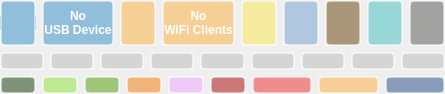
     <widget class="QWidget" name="menuWidget" native="true">
      <property name="enabled">
       <bool>true</bool>
      </property>
      <property name="sizePolicy">
       <sizepolicy hsizetype="Expanding" vsizetype="Expanding">
        <horstretch>0</horstretch>
        <verstretch>0</verstretch>
       </sizepolicy>
      </property>
      <property name="maximumSize">
       <size>
        <width>0</width>
        <height>0</height>
       </size>
      </property>
      <property name="styleSheet">
       <string notr="true">outline: none;</string>
      </property>
      <layout class="QGridLayout" name="gridLayout_TileArea">
       <property name="leftMargin">
        <number>0</number>
       </property>
       <property name="topMargin">
        <number>0</number>
       </property>
       <property name="rightMargin">
        <number>0</number>
       </property>
       <property name="bottomMargin">
        <number>0</number>
       </property>
       <item row="0" column="0" colspan="2">
        <layout class="QHBoxLayout" name="Layout_Sliderselect">
         <item>
          <widget class="QWidget" name="AAUSBWidget" native="true">
           <property name="sizePolicy">
            <sizepolicy hsizetype="Expanding" vsizetype="Expanding">
             <horstretch>0</horstretch>
             <verstretch>0</verstretch>
            </sizepolicy>
           </property>
           <layout class="QHBoxLayout" name="Layout">
            <property name="leftMargin">
             <number>0</number>
            </property>
            <property name="topMargin">
             <number>0</number>
            </property>
            <property name="rightMargin">
             <number>0</number>
            </property>
            <property name="bottomMargin">
             <number>0</number>
            </property>
            <item>
             <widget class="QWidget" name="ButtonAndroidAuto" native="true">
              <property name="sizePolicy">
               <sizepolicy hsizetype="Expanding" vsizetype="Expanding">
                <horstretch>0</horstretch>
                <verstretch>0</verstretch>
               </sizepolicy>
              </property>
              <layout class="QVBoxLayout" name="verticalLayout_16">
               <property name="spacing">
                <number>0</number>
               </property>
               <property name="leftMargin">
                <number>0</number>
               </property>
               <property name="topMargin">
                <number>0</number>
               </property>
               <property name="rightMargin">
                <number>0</number>
               </property>
               <property name="bottomMargin">
                <number>0</number>
               </property>
               <item>
                <widget class="QLabel" name="labelAndroidAutoTop">
                 <property name="sizePolicy">
                  <sizepolicy hsizetype="Expanding" vsizetype="Expanding">
                   <horstretch>0</horstretch>
                   <verstretch>0</verstretch>
                  </sizepolicy>
                 </property>
                 <property name="styleSheet">
                  <string notr="true">background-color: rgba(48, 140, 198, 0.5);
color: rgb(255, 255, 255);
border-top-left-radius: 4px;
border-top-right-radius: 4px;
border: 2px solid rgba(255,255,255,0.5);
outline: none;
border-bottom: 0px;</string>
                 </property>
                 <property name="text">
                  <string/>
                 </property>
                </widget>
               </item>
               <item>
                <widget class="QPushButton" name="pushButtonAndroidAuto">
                 <property name="sizePolicy">
                  <sizepolicy hsizetype="Expanding" vsizetype="Expanding">
                   <horstretch>0</horstretch>
                   <verstretch>0</verstretch>
                  </sizepolicy>
                 </property>
                 <property name="font">
                  <font>
                   <weight>75</weight>
                   <bold>true</bold>
                  </font>
                 </property>
                 <property name="styleSheet">
                  <string notr="true">background-color: rgba(48, 140, 198, 0.5);
color: rgb(255, 255, 255);
border: 2px solid rgba(255,255,255,0.5);
outline: none;
border-top: 0px;
border-bottom: 0px;
</string>
                 </property>
                 <property name="text">
                  <string/>
                 </property>
                 <property name="icon">
                  <iconset>
                   <normalon>:/aausb-hot.png</normalon>
                  </iconset>
                 </property>
                 <property name="iconSize">
                  <size>
                   <width>50</width>
                   <height>50</height>
                  </size>
                 </property>
                 <property name="autoRepeat">
                  <bool>false</bool>
                 </property>
                </widget>
               </item>
               <item>
                <widget class="QLabel" name="labelAndroidAutoBottom">
                 <property name="sizePolicy">
                  <sizepolicy hsizetype="Expanding" vsizetype="Expanding">
                   <horstretch>0</horstretch>
                   <verstretch>0</verstretch>
                  </sizepolicy>
                 </property>
                 <property name="font">
                  <font>
                   <weight>75</weight>
                   <bold>true</bold>
                  </font>
                 </property>
                 <property name="styleSheet">
                  <string notr="true">background-color: rgba(48, 140, 198, 0.5);
color: rgb(255, 255, 255);
border-bottom-left-radius: 4px;
border-bottom-right-radius: 4px;
border: 2px solid rgba(255,255,255,0.5);
outline: none;
border-top: 0px;</string>
                 </property>
                 <property name="text">
                  <string/>
                 </property>
                 <property name="alignment">
                  <set>Qt::AlignHCenter|Qt::AlignTop</set>
                 </property>
                </widget>
               </item>
              </layout>
             </widget>
            </item>
            <item>
             <widget class="QPushButton" name="pushButtonNoDevice">
              <property name="sizePolicy">
               <sizepolicy hsizetype="Expanding" vsizetype="Expanding">
                <horstretch>0</horstretch>
                <verstretch>0</verstretch>
               </sizepolicy>
              </property>
              <property name="font">
               <font>
                <weight>75</weight>
                <bold>true</bold>
               </font>
              </property>
              <property name="styleSheet">
               <string notr="true">background-color: rgba(48, 140, 198, 0.5);
color: rgb(255, 255, 255);
border-radius: 4px;
border: 2px solid rgba(255,255,255,0.5);
outline: none;</string>
              </property>
              <property name="text">
               <string>No
USB Device</string>
              </property>
             </widget>
            </item>
           </layout>
          </widget>
         </item>
         <item>
          <widget class="QWidget" name="AAWIFIWidget" native="true">
           <property name="sizePolicy">
            <sizepolicy hsizetype="Expanding" vsizetype="Expanding">
             <horstretch>0</horstretch>
             <verstretch>0</verstretch>
            </sizepolicy>
           </property>
           <layout class="QHBoxLayout" name="Layout2">
            <property name="leftMargin">
             <number>0</number>
            </property>
            <property name="topMargin">
             <number>0</number>
            </property>
            <property name="rightMargin">
             <number>0</number>
            </property>
            <property name="bottomMargin">
             <number>0</number>
            </property>
            <item>
             <widget class="QPushButton" name="pushButtonWifi">
              <property name="sizePolicy">
               <sizepolicy hsizetype="Expanding" vsizetype="Expanding">
                <horstretch>0</horstretch>
                <verstretch>0</verstretch>
               </sizepolicy>
              </property>
              <property name="styleSheet">
               <string notr="true">background-color: rgba(252, 175, 62, 0.5);
border-radius: 4px;
border: 2px solid rgba(255,255,255,0.5);
color: rgb(255, 255, 255);
outline: none;</string>
              </property>
              <property name="text">
               <string/>
              </property>
              <property name="icon">
               <iconset>
                <normalon>:/aawifi-hot.png</normalon>
               </iconset>
              </property>
              <property name="iconSize">
               <size>
                <width>50</width>
                <height>50</height>
               </size>
              </property>
             </widget>
            </item>
            <item>
             <widget class="QPushButton" name="pushButtonNoWiFiDevice">
              <property name="sizePolicy">
               <sizepolicy hsizetype="Expanding" vsizetype="Expanding">
                <horstretch>0</horstretch>
                <verstretch>0</verstretch>
               </sizepolicy>
              </property>
              <property name="font">
               <font>
                <weight>75</weight>
                <bold>true</bold>
               </font>
              </property>
              <property name="styleSheet">
               <string notr="true">background-color: rgba(252, 175, 62, 0.5);
border-radius: 4px;
border: 2px solid rgba(255,255,255,0.5);
color: rgb(255, 255, 255);
outline: none;</string>
              </property>
              <property name="text">
               <string>No
WiFi Clients</string>
              </property>
             </widget>
            </item>
           </layout>
          </widget>
         </item>
         <item>
          <widget class="QPushButton" name="pushButtonDay">
           <property name="sizePolicy">
            <sizepolicy hsizetype="Expanding" vsizetype="Expanding">
             <horstretch>0</horstretch>
             <verstretch>0</verstretch>
            </sizepolicy>
           </property>
           <property name="minimumSize">
            <size>
             <width>0</width>
             <height>0</height>
            </size>
           </property>
           <property name="styleSheet">
            <string notr="true">background: rgba(252, 233, 79, 0.5);
border-radius: 4px;
border: 2px solid rgba(255,255,255,0.5);
outline: none;</string>
           </property>
           <property name="text">
            <string/>
           </property>
           <property name="icon">
            <iconset>
             <normalon>:/day-hot.png</normalon>
            </iconset>
           </property>
           <property name="iconSize">
            <size>
             <width>64</width>
             <height>64</height>
            </size>
           </property>
           <property name="flat">
            <bool>false</bool>
           </property>
          </widget>
         </item>
         <item>
          <widget class="QPushButton" name="pushButtonNight">
           <property name="sizePolicy">
            <sizepolicy hsizetype="Expanding" vsizetype="Expanding">
             <horstretch>0</horstretch>
             <verstretch>0</verstretch>
            </sizepolicy>
           </property>
           <property name="minimumSize">
            <size>
             <width>0</width>
             <height>0</height>
            </size>
           </property>
           <property name="styleSheet">
            <string notr="true">background-color: rgba(114, 159, 207, 0.5);
border-radius: 4px;
border: 2px solid rgba(255,255,255,0.5);
outline: none;</string>
           </property>
           <property name="text">
            <string/>
           </property>
           <property name="icon">
            <iconset>
             <disabledon>:/night-hot.png</disabledon>
            </iconset>
           </property>
           <property name="iconSize">
            <size>
             <width>64</width>
             <height>64</height>
            </size>
           </property>
           <property name="flat">
            <bool>false</bool>
           </property>
          </widget>
         </item>
         <item>
          <widget class="QPushButton" name="pushButtonCameraShow">
           <property name="sizePolicy">
            <sizepolicy hsizetype="Expanding" vsizetype="Expanding">
             <horstretch>0</horstretch>
             <verstretch>0</verstretch>
            </sizepolicy>
           </property>
           <property name="styleSheet">
            <string notr="true">background-color: rgba(100, 62, 4, 0.5);
border-radius: 4px;
border: 2px solid rgba(255,255,255,0.5);
outline: none;</string>
           </property>
           <property name="text">
            <string/>
           </property>
           <property name="icon">
            <iconset>
             <normalon>:/camera-hot.png</normalon>
            </iconset>
           </property>
           <property name="iconSize">
            <size>
             <width>64</width>
             <height>64</height>
            </size>
           </property>
          </widget>
         </item>
         <item>
          <widget class="QPushButton" name="pushButtonVolume">
           <property name="sizePolicy">
            <sizepolicy hsizetype="Expanding" vsizetype="Expanding">
             <horstretch>0</horstretch>
             <verstretch>0</verstretch>
            </sizepolicy>
           </property>
           <property name="styleSheet">
            <string notr="true">background-color: rgba(64, 191, 191, 0.5);
border-radius: 4px;
border: 2px solid rgba(255,255,255,0.5);
outline: none;</string>
           </property>
           <property name="text">
            <string/>
           </property>
           <property name="icon">
            <iconset>
             <normalon>:/volume-hot.png</normalon>
            </iconset>
           </property>
           <property name="iconSize">
            <size>
             <width>64</width>
             <height>64</height>
            </size>
           </property>
          </widget>
         </item>
         <item>
          <widget class="QPushButton" name="pushButtonDebug">
           <property name="sizePolicy">
            <sizepolicy hsizetype="Expanding" vsizetype="Expanding">
             <horstretch>0</horstretch>
             <verstretch>0</verstretch>
            </sizepolicy>
           </property>
           <property name="styleSheet">
            <string notr="true">background-color: rgba(85, 87, 83, 0.5);
border-radius: 4px;
border: 2px solid rgba(255,255,255,0.5);
outline: none;</string>
           </property>
           <property name="text">
            <string/>
           </property>
           <property name="icon">
            <iconset>
             <normalon>:/bug-hot.png</normalon>
            </iconset>
           </property>
           <property name="iconSize">
            <size>
             <width>64</width>
             <height>64</height>
            </size>
           </property>
          </widget>
         </item>
        </layout>
       </item>
       <item row="1" column="0" colspan="2">
        <layout class="QHBoxLayout" name="Layout_Custom1">
         <item>
          <widget class="QPushButton" name="pushButton_c1">
           <property name="sizePolicy">
            <sizepolicy hsizetype="Expanding" vsizetype="Expanding">
             <horstretch>0</horstretch>
             <verstretch>0</verstretch>
            </sizepolicy>
           </property>
           <property name="baseSize">
            <size>
             <width>0</width>
             <height>0</height>
            </size>
           </property>
           <property name="font">
            <font>
             <weight>75</weight>
             <bold>true</bold>
            </font>
           </property>
           <property name="styleSheet">
            <string notr="true">background-color: rgba(186, 189, 182, 0.5);
border-radius: 4px;
border: 2px solid rgba(255,255,255,0.5);
color: rgb(255, 255, 255);
outline: none;</string>
           </property>
           <property name="text">
            <string/>
           </property>
          </widget>
         </item>
         <item>
          <widget class="QPushButton" name="pushButton_c2">
           <property name="sizePolicy">
            <sizepolicy hsizetype="Expanding" vsizetype="Expanding">
             <horstretch>0</horstretch>
             <verstretch>0</verstretch>
            </sizepolicy>
           </property>
           <property name="font">
            <font>
             <weight>75</weight>
             <bold>true</bold>
            </font>
           </property>
           <property name="styleSheet">
            <string notr="true">background-color: rgba(186, 189, 182, 0.5);
border-radius: 4px;
border: 2px solid rgba(255,255,255,0.5);
color: rgb(255, 255, 255);
outline: none;</string>
           </property>
           <property name="text">
            <string/>
           </property>
          </widget>
         </item>
         <item>
          <widget class="QPushButton" name="pushButtonDummy1">
           <property name="sizePolicy">
            <sizepolicy hsizetype="Expanding" vsizetype="Expanding">
             <horstretch>0</horstretch>
             <verstretch>0</verstretch>
            </sizepolicy>
           </property>
           <property name="font">
            <font>
             <weight>75</weight>
             <bold>true</bold>
            </font>
           </property>
           <property name="styleSheet">
            <string notr="true">background-color: rgba(186, 189, 182, 0.5);
border-radius: 4px;
border: 2px solid rgba(255,255,255,0.5);
color: rgb(255, 255, 255);
outline: none;</string>
           </property>
           <property name="text">
            <string/>
           </property>
           <property name="flat">
            <bool>false</bool>
           </property>
          </widget>
         </item>
         <item>
          <widget class="QPushButton" name="pushButton_c3">
           <property name="sizePolicy">
            <sizepolicy hsizetype="Expanding" vsizetype="Expanding">
             <horstretch>0</horstretch>
             <verstretch>0</verstretch>
            </sizepolicy>
           </property>
           <property name="font">
            <font>
             <weight>75</weight>
             <bold>true</bold>
            </font>
           </property>
           <property name="styleSheet">
            <string notr="true">background-color: rgba(186, 189, 182, 0.5);
border-radius: 4px;
border: 2px solid rgba(255,255,255,0.5);
color: rgb(255, 255, 255);
outline: none;</string>
           </property>
           <property name="text">
            <string/>
           </property>
          </widget>
         </item>
         <item>
          <widget class="QPushButton" name="pushButton_c4">
           <property name="sizePolicy">
            <sizepolicy hsizetype="Expanding" vsizetype="Expanding">
             <horstretch>0</horstretch>
             <verstretch>0</verstretch>
            </sizepolicy>
           </property>
           <property name="font">
            <font>
             <weight>75</weight>
             <bold>true</bold>
            </font>
           </property>
           <property name="styleSheet">
            <string notr="true">background-color: rgba(186, 189, 182, 0.5);
border-radius: 4px;
border: 2px solid rgba(255,255,255,0.5);
color: rgb(255, 255, 255);
outline: none;</string>
           </property>
           <property name="text">
            <string/>
           </property>
          </widget>
         </item>
         <item>
          <widget class="QPushButton" name="pushButtonDummy2">
           <property name="sizePolicy">
            <sizepolicy hsizetype="Expanding" vsizetype="Expanding">
             <horstretch>0</horstretch>
             <verstretch>0</verstretch>
            </sizepolicy>
           </property>
           <property name="font">
            <font>
             <weight>75</weight>
             <bold>true</bold>
            </font>
           </property>
           <property name="styleSheet">
            <string notr="true">background-color: rgba(186, 189, 182, 0.5);
border-radius: 4px;
border: 2px solid rgba(255,255,255,0.5);
color: rgb(255, 255, 255);
outline: none;</string>
           </property>
           <property name="text">
            <string/>
           </property>
          </widget>
         </item>
         <item>
          <widget class="QPushButton" name="pushButton_c5">
           <property name="sizePolicy">
            <sizepolicy hsizetype="Expanding" vsizetype="Expanding">
             <horstretch>0</horstretch>
             <verstretch>0</verstretch>
            </sizepolicy>
           </property>
           <property name="font">
            <font>
             <weight>75</weight>
             <bold>true</bold>
            </font>
           </property>
           <property name="styleSheet">
            <string notr="true">background-color: rgba(186, 189, 182, 0.5);
border-radius: 4px;
border: 2px solid rgba(255,255,255,0.5);
color: rgb(255, 255, 255);
outline: none;</string>
           </property>
           <property name="text">
            <string/>
           </property>
          </widget>
         </item>
         <item>
          <widget class="QPushButton" name="pushButton_c6">
           <property name="sizePolicy">
            <sizepolicy hsizetype="Expanding" vsizetype="Expanding">
             <horstretch>0</horstretch>
             <verstretch>0</verstretch>
            </sizepolicy>
           </property>
           <property name="font">
            <font>
             <weight>75</weight>
             <bold>true</bold>
            </font>
           </property>
           <property name="styleSheet">
            <string notr="true">background-color: rgba(186, 189, 182, 0.5);
border-radius: 4px;
border: 2px solid rgba(255,255,255,0.5);
color: rgb(255, 255, 255);
outline: none;</string>
           </property>
           <property name="text">
            <string/>
           </property>
          </widget>
         </item>
         <item>
          <widget class="QPushButton" name="pushButtonDummy3">
           <property name="sizePolicy">
            <sizepolicy hsizetype="Expanding" vsizetype="Expanding">
             <horstretch>0</horstretch>
             <verstretch>0</verstretch>
            </sizepolicy>
           </property>
           <property name="font">
            <font>
             <weight>75</weight>
             <bold>true</bold>
            </font>
           </property>
           <property name="styleSheet">
            <string notr="true">background-color: rgba(186, 189, 182, 0.5);
border-radius: 4px;
border: 2px solid rgba(255,255,255,0.5);
color: rgb(255, 255, 255);
outline: none;</string>
           </property>
           <property name="text">
            <string/>
           </property>
          </widget>
         </item>
        </layout>
       </item>
       <item row="2" column="0" colspan="2">
        <layout class="QHBoxLayout" name="horizontalLayout_14">
         <item>
          <widget class="QWidget" name="horizontalWidgetButtons" native="true">
           <property name="sizePolicy">
            <sizepolicy hsizetype="Expanding" vsizetype="Expanding">
             <horstretch>0</horstretch>
             <verstretch>0</verstretch>
            </sizepolicy>
           </property>
           <layout class="QHBoxLayout" name="Layout_BCenter">
            <property name="leftMargin">
             <number>0</number>
            </property>
            <property name="topMargin">
             <number>0</number>
            </property>
            <property name="rightMargin">
             <number>0</number>
            </property>
            <property name="bottomMargin">
             <number>0</number>
            </property>
            <item>
             <widget class="QPushButton" name="pushButtonLock">
              <property name="sizePolicy">
               <sizepolicy hsizetype="Expanding" vsizetype="Expanding">
                <horstretch>0</horstretch>
                <verstretch>0</verstretch>
               </sizepolicy>
              </property>
              <property name="styleSheet">
               <string notr="true">background-color: rgba(15, 54, 5, 0.5);
color: rgb(255, 255, 255);
border-radius: 4px;
border: 2px solid rgba(255,255,255,0.5);
outline: none;
</string>
              </property>
              <property name="text">
               <string/>
              </property>
              <property name="icon">
               <iconset>
                <normalon>:/lock-hot.png</normalon>
               </iconset>
              </property>
              <property name="iconSize">
               <size>
                <width>64</width>
                <height>64</height>
               </size>
              </property>
             </widget>
            </item>
            <item>
             <widget class="QPushButton" name="pushButtonSettings">
              <property name="sizePolicy">
               <sizepolicy hsizetype="Expanding" vsizetype="Expanding">
                <horstretch>0</horstretch>
                <verstretch>0</verstretch>
               </sizepolicy>
              </property>
              <property name="styleSheet">
               <string notr="true">background-color: rgba(138, 226, 52, 0.5);
border-radius: 4px;
border: 2px solid rgba(255,255,255,0.5);
outline: none;</string>
              </property>
              <property name="text">
               <string/>
              </property>
              <property name="icon">
               <iconset>
                <normalon>:/settings-hot.png</normalon>
               </iconset>
              </property>
              <property name="iconSize">
               <size>
                <width>64</width>
                <height>64</height>
               </size>
              </property>
              <property name="default">
               <bool>true</bool>
              </property>
             </widget>
            </item>
            <item>
             <widget class="QPushButton" name="pushButtonMusic">
              <property name="sizePolicy">
               <sizepolicy hsizetype="Expanding" vsizetype="Expanding">
                <horstretch>0</horstretch>
                <verstretch>0</verstretch>
               </sizepolicy>
              </property>
              <property name="font">
               <font>
                <weight>75</weight>
                <bold>true</bold>
               </font>
              </property>
              <property name="styleSheet">
               <string notr="true">background-color: rgba(78, 154, 6, 0.5);
color: rgb(255, 255, 255);
border-radius: 4px;
border: 2px solid rgba(255,255,255,0.5);
outline: none;</string>
              </property>
              <property name="text">
               <string/>
              </property>
              <property name="icon">
               <iconset>
                <normalon>:/mp3-hot.png</normalon>
               </iconset>
              </property>
              <property name="iconSize">
               <size>
                <width>64</width>
                <height>64</height>
               </size>
              </property>
             </widget>
            </item>
            <item>
             <widget class="QPushButton" name="pushButtonBrightness">
              <property name="sizePolicy">
               <sizepolicy hsizetype="Expanding" vsizetype="Expanding">
                <horstretch>0</horstretch>
                <verstretch>0</verstretch>
               </sizepolicy>
              </property>
              <property name="styleSheet">
               <string notr="true">background-color: rgba(245, 121, 0, 0.5);
border-radius: 4px;
border: 2px solid rgba(255,255,255,0.5);
outline: none;</string>
              </property>
              <property name="text">
               <string/>
              </property>
              <property name="icon">
               <iconset>
                <normalon>:/brightness-hot.png</normalon>
               </iconset>
              </property>
              <property name="iconSize">
               <size>
                <width>64</width>
                <height>64</height>
               </size>
              </property>
             </widget>
            </item>
            <item>
             <widget class="QPushButton" name="pushButtonToggleGUI">
              <property name="sizePolicy">
               <sizepolicy hsizetype="Expanding" vsizetype="Expanding">
                <horstretch>0</horstretch>
                <verstretch>0</verstretch>
               </sizepolicy>
              </property>
              <property name="styleSheet">
               <string notr="true">background-color: rgba(237, 164, 255, 0.5);
border-radius: 4px;
border: 2px solid rgba(255,255,255,0.5);
outline: none;</string>
              </property>
              <property name="text">
               <string/>
              </property>
              <property name="icon">
               <iconset>
                <normalon>:/eye-hot.png</normalon>
               </iconset>
              </property>
              <property name="iconSize">
               <size>
                <width>64</width>
                <height>64</height>
               </size>
              </property>
             </widget>
            </item>
            <item>
             <widget class="QPushButton" name="pushButtonExit">
              <property name="sizePolicy">
               <sizepolicy hsizetype="Expanding" vsizetype="Expanding">
                <horstretch>0</horstretch>
                <verstretch>0</verstretch>
               </sizepolicy>
              </property>
              <property name="styleSheet">
               <string notr="true">background-color: rgba(164, 0, 0, 0.5);
border-radius: 4px;
border: 2px solid rgba(255,255,255,0.5);
outline: none;</string>
              </property>
              <property name="text">
               <string/>
              </property>
              <property name="icon">
               <iconset>
                <normalon>:/power-hot.png</normalon>
               </iconset>
              </property>
              <property name="iconSize">
               <size>
                <width>64</width>
                <height>64</height>
               </size>
              </property>
             </widget>
            </item>
           </layout>
          </widget>
         </item>
         <item>
          <widget class="QWidget" name="horizontalWidgetPower" native="true">
           <property name="sizePolicy">
            <sizepolicy hsizetype="Expanding" vsizetype="Expanding">
             <horstretch>0</horstretch>
             <verstretch>0</verstretch>
            </sizepolicy>
           </property>
           <layout class="QHBoxLayout" name="horizontalLayoutPower">
            <property name="leftMargin">
             <number>0</number>
            </property>
            <property name="topMargin">
             <number>0</number>
            </property>
            <property name="rightMargin">
             <number>0</number>
            </property>
            <property name="bottomMargin">
             <number>0</number>
            </property>
            <item>
             <widget class="QPushButton" name="pushButtonShutdown">
              <property name="sizePolicy">
               <sizepolicy hsizetype="Expanding" vsizetype="Expanding">
                <horstretch>0</horstretch>
                <verstretch>0</verstretch>
               </sizepolicy>
              </property>
              <property name="styleSheet">
               <string notr="true">background-color: rgba(239, 41, 41, 0.5);
border-radius: 4px;
border: 2px solid rgba(255,255,255,0.5);
outline: none;</string>
              </property>
              <property name="text">
               <string/>
              </property>
              <property name="icon">
               <iconset>
                <normalon>:/power-hot.png</normalon>
               </iconset>
              </property>
              <property name="iconSize">
               <size>
                <width>64</width>
                <height>64</height>
               </size>
              </property>
             </widget>
            </item>
            <item>
             <widget class="QPushButton" name="pushButtonReboot">
              <property name="sizePolicy">
               <sizepolicy hsizetype="Expanding" vsizetype="Expanding">
                <horstretch>0</horstretch>
                <verstretch>0</verstretch>
               </sizepolicy>
              </property>
              <property name="styleSheet">
               <string notr="true">background-color: rgba(252, 175, 62, 0.5);
border-radius: 4px;
border: 2px solid rgba(255,255,255,0.5);
outline: none;</string>
              </property>
              <property name="text">
               <string/>
              </property>
              <property name="icon">
               <iconset>
                <normalon>:/reboot-hot.png</normalon>
               </iconset>
              </property>
              <property name="iconSize">
               <size>
                <width>64</width>
                <height>64</height>
               </size>
              </property>
             </widget>
            </item>
            <item>
             <widget class="QPushButton" name="pushButtonCancel">
              <property name="sizePolicy">
               <sizepolicy hsizetype="Expanding" vsizetype="Expanding">
                <horstretch>0</horstretch>
                <verstretch>0</verstretch>
               </sizepolicy>
              </property>
              <property name="styleSheet">
               <string notr="true">background-color: rgba(32, 74, 135, 0.5);
border-radius: 4px;
border: 2px solid rgba(255,255,255,0.5);
outline: none;</string>
              </property>
              <property name="text">
               <string/>
              </property>
              <property name="icon">
               <iconset>
                <normalon>:/back-hot.png</normalon>
               </iconset>
              </property>
              <property name="iconSize">
               <size>
                <width>64</width>
                <height>64</height>
               </size>
              </property>
             </widget>
            </item>
           </layout>
          </widget>
         </item>
        </layout>
       </item>
      </layout>
     </widget>
